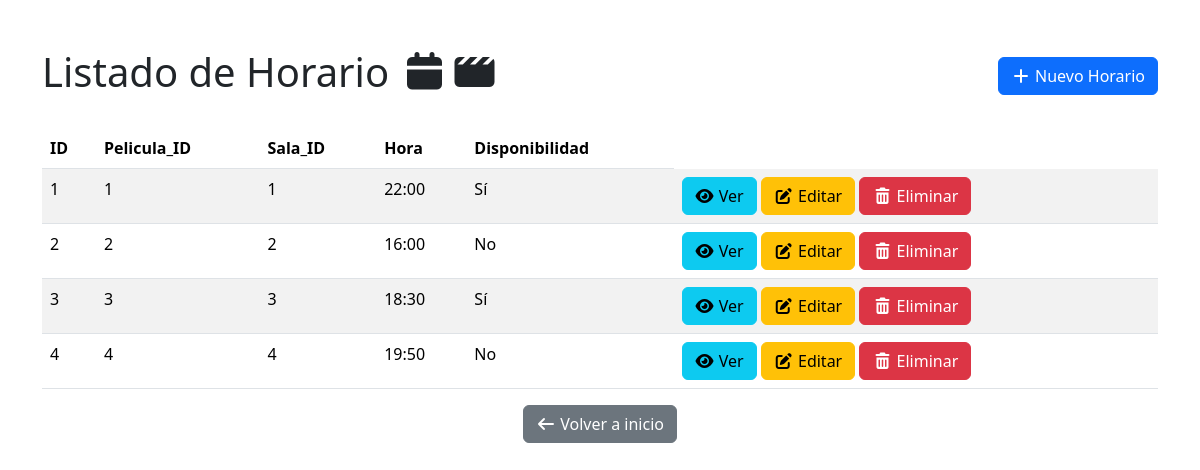
The page /horarios on the database as committed earlier.
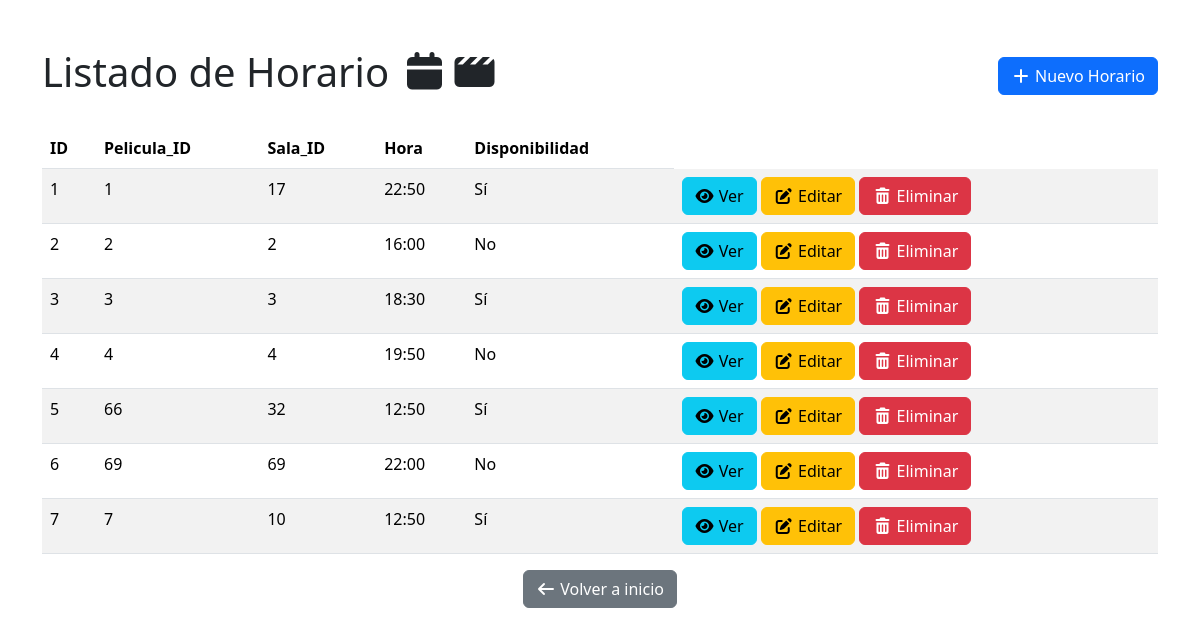
The same page on the database as committed later.
### app/models/horario.py (models this page shows)
class Horario(Base):
    __tablename__ = "horarios" #nombre de la tabla en bd
    id: Mapped[int] = mapped_column(Integer, primary_key=True, autoincrement=True)
    pelicula_id: Mapped[int] = mapped_column(Integer,nullable=False)
    sala_id: Mapped[int] = mapped_column(ForeignKey("salas.id"), nullable=False)
    sala: Mapped["SalaORM"] = relationship("SalaORM")
    hora: Mapped[str] = mapped_column(String, nullable=False)
    disponible:Mapped[bool] = mapped_column(Boolean, nullable=False)

### app/routers/web/horarios.py (the view)
@router.get("", response_class=HTMLResponse)
def list_horarios(request: Request, db: Session = Depends(get_db)):
    horarios = db.execute(select(Horario).options(joinedload(Horario.sala))).scalars().all()
    return templates.TemplateResponse(
        "horarios/list.html",
        {"request": request, "horarios": horarios}
    )

### app/templates/horarios/list.html (shortened to what this page needs)
<!DOCTYPE html>
<html lang="en">
<head>
    <link href="https://cdn.jsdelivr.net/npm/bootstrap@5.3.8/dist/css/bootstrap.min.css" rel="stylesheet">
    <link rel="stylesheet" href="https://cdnjs.cloudflare.com/ajax/libs/font-awesome/7.0.1/css/all.min.css" />
</head>
<body>
    <div class="container mt-5">
        <div class="d-flex justify-content-between align-items-center mb-4">
            <h1>Listado de Horario <i class="fa-solid fa-calendar"></i><i class="fa-solid fa-clapperboard"></i></h1>
            <a href="/horarios/new" class="btn btn-primary">
                <i class="fa-solid fa-plus"></i> Nuevo Horario
            </a>
        </div>
        <table class="table table-striped">
            <thead>
                <tr>
                    <th>ID</th>
                    <th>Pelicula_ID</th>
                    <th>Sala_ID</th>
                    <th>Hora</th>
                    <th>Disponibilidad</th>
                </tr>
            </thead>
            <tbody>
                {% for horario in horarios %}
                <tr>
                    <td>{{ horario.id }}</td>
                    <td>{{ horario.pelicula_id }}</td>
                    <td>{{ horario.sala_id }}</td>
                    <td>{{ horario.hora }}</td>
                    <td>
                        {% if horario.disponible is none %}
                            -
                        {% elif horario.disponible %}
                            Sí
                        {% else %}
                            No
                        {% endif %}
                    </td>
                    <td>
                        <a href="/horarios/{{ horario.id }}" class="btn btn-info"><i class="fa-solid fa-eye"></i> Ver</a>
                        <a href="/horarios/{{ horario.id }}/edit" class="btn btn-warning">
                            <i class="fa-solid fa-pen-to-square"></i> Editar
                        </a>
                        <form method="post" action="/horarios/{{ horario.id }}/delete" style="display: inline" onsubmit="return confirm('¿Estás seguro de que quieres eliminar este horario?');">
                            <button type="submit" class="btn btn-danger">
                                <i class="fa-solid fa-trash-can"></i> Eliminar
                            </button>
                        </form>
                    </td>
                </tr>
                {% endfor %}
            </tbody>
        </table>
    </div>
    <div class="card-footer text-center">
            <a href="/" class="btn btn-secondary">
                <i class="fa fa-arrow-left"></i> Volver a inicio
            </a>
        </div>
</body>
</html>

Rows that differ between the two databases and show on the page:
changed Horario id 1: sala_id "1" → "17"; hora "22:00" → "22:50"
added Horario: id "5", pelicula_id "66", sala_id "32", hora "12:50", disponible "Sí"
added Horario: id "6", pelicula_id "69", sala_id "69", hora "22:00", disponible "No"
added Horario: id "7", pelicula_id "7", sala_id "10", hora "12:50", disponible "Sí"
